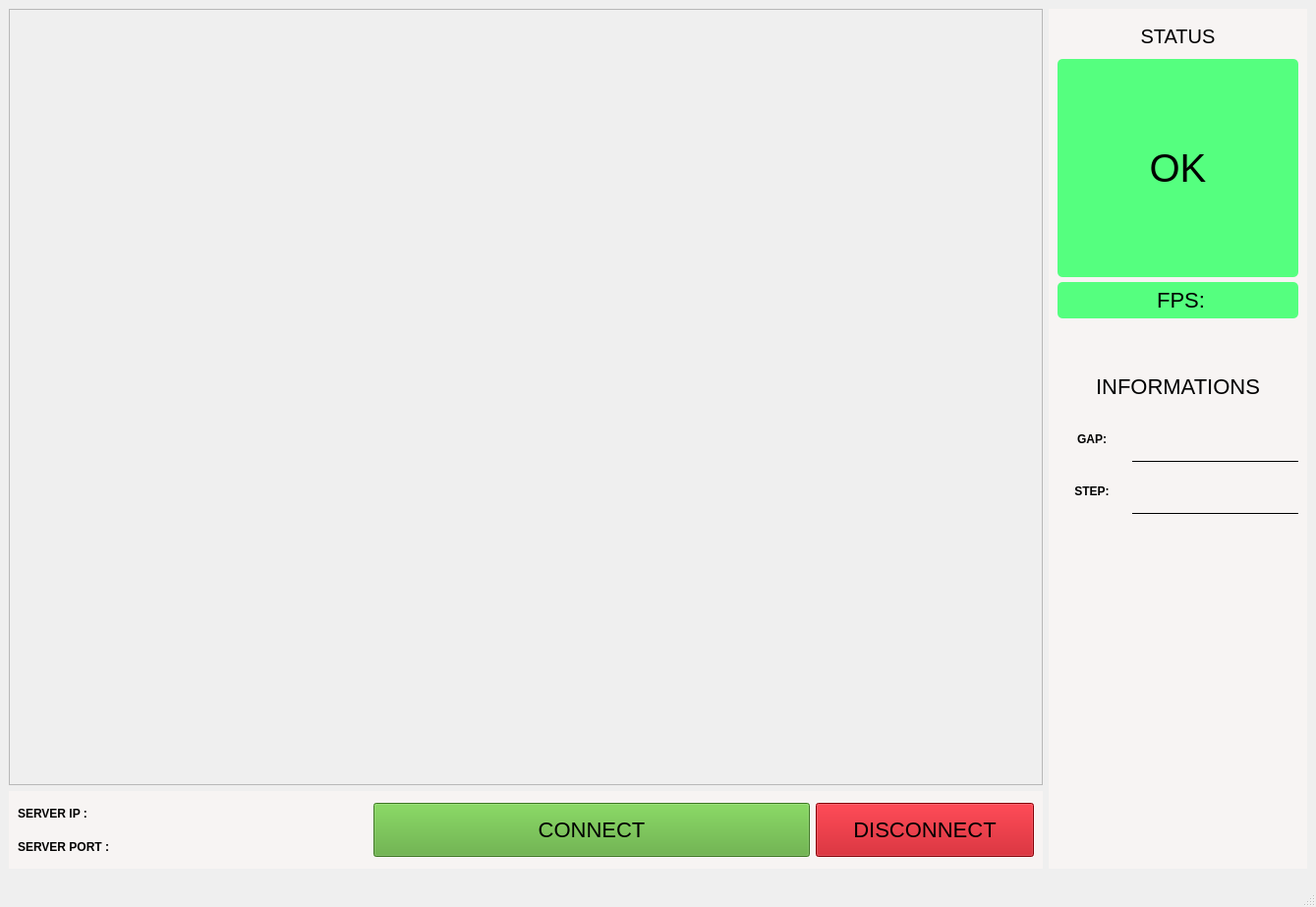
<?xml version="1.0" encoding="UTF-8"?>
<ui version="4.0">
 <class>MainWindow</class>
 <widget class="QMainWindow" name="MainWindow">
  <property name="geometry">
   <rect>
    <x>0</x>
    <y>0</y>
    <width>1339</width>
    <height>923</height>
   </rect>
  </property>
  <property name="windowTitle">
   <string>MainWindow</string>
  </property>
  <property name="styleSheet">
   <string notr="true">font-size: 22px;</string>
  </property>
  <widget class="QWidget" name="centralwidget">
   <layout class="QGridLayout" name="gridLayout_3">
    <item row="0" column="0">
     <layout class="QGridLayout" name="gridLayout_2" rowstretch="10,1" columnstretch="8,2">
      <item row="0" column="0">
       <layout class="QVBoxLayout" name="verticalLayout">
        <item>
         <widget class="QFrame" name="frame">
          <property name="frameShape">
           <enum>QFrame::StyledPanel</enum>
          </property>
          <property name="frameShadow">
           <enum>QFrame::Raised</enum>
          </property>
         </widget>
        </item>
       </layout>
      </item>
      <item row="0" column="1" rowspan="2">
       <widget class="QWidget" name="widget" native="true">
        <property name="styleSheet">
         <string notr="true">background-color: #f7f4f3</string>
        </property>
        <layout class="QHBoxLayout" name="horizontalLayout_3">
         <item>
          <layout class="QVBoxLayout" name="verticalLayout_2" stretch="4,0,2,0,0">
           <item>
            <layout class="QVBoxLayout" name="verticalLayout_6" stretch="2,12,2">
             <property name="spacing">
              <number>5</number>
             </property>
             <item>
              <widget class="QLabel" name="label_50">
               <property name="styleSheet">
                <string notr="true">font-weight: bold; font: 20px;</string>
               </property>
               <property name="text">
                <string>STATUS</string>
               </property>
               <property name="alignment">
                <set>Qt::AlignCenter</set>
               </property>
              </widget>
             </item>
             <item>
              <widget class="QLabel" name="label_45">
               <property name="minimumSize">
                <size>
                 <width>0</width>
                 <height>200</height>
                </size>
               </property>
               <property name="styleSheet">
                <string notr="true">background-color: rgb(85, 255, 127);
font-size: 40px;
border-radius: 5px;
</string>
               </property>
               <property name="frameShadow">
                <enum>QFrame::Plain</enum>
               </property>
               <property name="text">
                <string>OK</string>
               </property>
               <property name="alignment">
                <set>Qt::AlignCenter</set>
               </property>
              </widget>
             </item>
             <item>
              <widget class="QLabel" name="label_53">
               <property name="sizePolicy">
                <sizepolicy hsizetype="Preferred" vsizetype="Preferred">
                 <horstretch>0</horstretch>
                 <verstretch>0</verstretch>
                </sizepolicy>
               </property>
               <property name="layoutDirection">
                <enum>Qt::LeftToRight</enum>
               </property>
               <property name="styleSheet">
                <string notr="true">background-color: rgb(85, 255, 127);
font-size: 22px;
border-radius: 5px;
qproperty-alignment: 'AlignCenter';
</string>
               </property>
               <property name="text">
                <string> FPS:</string>
               </property>
               <property name="alignment">
                <set>Qt::AlignCenter</set>
               </property>
              </widget>
             </item>
            </layout>
           </item>
           <item>
            <spacer name="verticalSpacer">
             <property name="orientation">
              <enum>Qt::Vertical</enum>
             </property>
             <property name="sizeType">
              <enum>QSizePolicy::Maximum</enum>
             </property>
             <property name="sizeHint" stdset="0">
              <size>
               <width>20</width>
               <height>40</height>
              </size>
             </property>
            </spacer>
           </item>
           <item>
            <layout class="QGridLayout" name="gridLayout_6" rowstretch="1,1,1,0">
             <item row="2" column="1">
              <widget class="QLabel" name="label_7">
               <property name="sizePolicy">
                <sizepolicy hsizetype="Minimum" vsizetype="Preferred">
                 <horstretch>0</horstretch>
                 <verstretch>0</verstretch>
                </sizepolicy>
               </property>
               <property name="styleSheet">
                <string notr="true">font: 12px; border-bottom-width: 1px; border-bottom-style: solid</string>
               </property>
               <property name="text">
                <string/>
               </property>
               <property name="alignment">
                <set>Qt::AlignCenter</set>
               </property>
              </widget>
             </item>
             <item row="2" column="0">
              <widget class="QLabel" name="label_3">
               <property name="styleSheet">
                <string notr="true">font: 12px; font-weight:bold; </string>
               </property>
               <property name="text">
                <string>STEP:</string>
               </property>
               <property name="alignment">
                <set>Qt::AlignCenter</set>
               </property>
              </widget>
             </item>
             <item row="1" column="1">
              <widget class="QLabel" name="label_6">
               <property name="enabled">
                <bool>true</bool>
               </property>
               <property name="styleSheet">
                <string notr="true">font: 12px; border-bottom-width: 1px; border-bottom-style: solid</string>
               </property>
               <property name="frameShadow">
                <enum>QFrame::Plain</enum>
               </property>
               <property name="text">
                <string/>
               </property>
               <property name="alignment">
                <set>Qt::AlignCenter</set>
               </property>
              </widget>
             </item>
             <item row="0" column="0" colspan="2">
              <widget class="QLabel" name="label_4">
               <property name="styleSheet">
                <string notr="true">font-size: 22px</string>
               </property>
               <property name="text">
                <string>INFORMATIONS</string>
               </property>
               <property name="alignment">
                <set>Qt::AlignCenter</set>
               </property>
              </widget>
             </item>
             <item row="1" column="0">
              <widget class="QLabel" name="label_9">
               <property name="sizePolicy">
                <sizepolicy hsizetype="Ignored" vsizetype="Ignored">
                 <horstretch>0</horstretch>
                 <verstretch>0</verstretch>
                </sizepolicy>
               </property>
               <property name="minimumSize">
                <size>
                 <width>70</width>
                 <height>0</height>
                </size>
               </property>
               <property name="maximumSize">
                <size>
                 <width>70</width>
                 <height>70</height>
                </size>
               </property>
               <property name="styleSheet">
                <string notr="true">font: 12px; font-weight:bold; </string>
               </property>
               <property name="text">
                <string>GAP:</string>
               </property>
               <property name="alignment">
                <set>Qt::AlignCenter</set>
               </property>
              </widget>
             </item>
            </layout>
           </item>
           <item>
            <spacer name="verticalSpacer_2">
             <property name="orientation">
              <enum>Qt::Vertical</enum>
             </property>
             <property name="sizeType">
              <enum>QSizePolicy::Minimum</enum>
             </property>
             <property name="sizeHint" stdset="0">
              <size>
               <width>20</width>
               <height>40</height>
              </size>
             </property>
            </spacer>
           </item>
           <item>
            <layout class="QGridLayout" name="gridLayout">
             <item row="0" column="0">
              <spacer name="horizontalSpacer_2">
               <property name="orientation">
                <enum>Qt::Horizontal</enum>
               </property>
               <property name="sizeType">
                <enum>QSizePolicy::Maximum</enum>
               </property>
               <property name="sizeHint" stdset="0">
                <size>
                 <width>40</width>
                 <height>20</height>
                </size>
               </property>
              </spacer>
             </item>
             <item row="1" column="0">
              <spacer name="horizontalSpacer">
               <property name="orientation">
                <enum>Qt::Horizontal</enum>
               </property>
               <property name="sizeType">
                <enum>QSizePolicy::Maximum</enum>
               </property>
               <property name="sizeHint" stdset="0">
                <size>
                 <width>40</width>
                 <height>20</height>
                </size>
               </property>
              </spacer>
             </item>
             <item row="0" column="2">
              <widget class="QLabel" name="label">
               <property name="minimumSize">
                <size>
                 <width>150</width>
                 <height>150</height>
                </size>
               </property>
               <property name="styleSheet">
                <string notr="true">image: url(:/spechtLab Logo/logo-main.png);</string>
               </property>
               <property name="text">
                <string/>
               </property>
              </widget>
             </item>
             <item row="1" column="2">
              <widget class="QLabel" name="label_2">
               <property name="enabled">
                <bool>true</bool>
               </property>
               <property name="sizePolicy">
                <sizepolicy hsizetype="Preferred" vsizetype="Preferred">
                 <horstretch>0</horstretch>
                 <verstretch>0</verstretch>
                </sizepolicy>
               </property>
               <property name="minimumSize">
                <size>
                 <width>100</width>
                 <height>150</height>
                </size>
               </property>
               <property name="maximumSize">
                <size>
                 <width>123123</width>
                 <height>123213</height>
                </size>
               </property>
               <property name="styleSheet">
                <string notr="true">image: url(:/vestel/vestel_logo.png);</string>
               </property>
               <property name="text">
                <string/>
               </property>
              </widget>
             </item>
             <item row="0" column="3">
              <spacer name="horizontalSpacer_3">
               <property name="orientation">
                <enum>Qt::Horizontal</enum>
               </property>
               <property name="sizeType">
                <enum>QSizePolicy::Maximum</enum>
               </property>
               <property name="sizeHint" stdset="0">
                <size>
                 <width>40</width>
                 <height>20</height>
                </size>
               </property>
              </spacer>
             </item>
             <item row="1" column="3">
              <spacer name="horizontalSpacer_4">
               <property name="orientation">
                <enum>Qt::Horizontal</enum>
               </property>
               <property name="sizeType">
                <enum>QSizePolicy::Maximum</enum>
               </property>
               <property name="sizeHint" stdset="0">
                <size>
                 <width>40</width>
                 <height>20</height>
                </size>
               </property>
              </spacer>
             </item>
            </layout>
           </item>
          </layout>
         </item>
        </layout>
       </widget>
      </item>
      <item row="1" column="0">
       <widget class="QWidget" name="widget_2" native="true">
        <property name="styleSheet">
         <string notr="true">background-color: #f7f4f3</string>
        </property>
        <layout class="QHBoxLayout" name="horizontalLayout_4">
         <item>
          <layout class="QHBoxLayout" name="horizontalLayout_2">
           <item>
            <layout class="QGridLayout" name="gridLayout_8" rowstretch="0,0" columnstretch="5,0,0">
             <item row="0" column="1">
              <widget class="QLabel" name="label_42">
               <property name="minimumSize">
                <size>
                 <width>250</width>
                 <height>0</height>
                </size>
               </property>
               <property name="maximumSize">
                <size>
                 <width>100</width>
                 <height>16777215</height>
                </size>
               </property>
               <property name="styleSheet">
                <string notr="true">font: 12px; </string>
               </property>
               <property name="frameShadow">
                <enum>QFrame::Plain</enum>
               </property>
               <property name="text">
                <string/>
               </property>
               <property name="alignment">
                <set>Qt::AlignCenter</set>
               </property>
              </widget>
             </item>
             <item row="1" column="0">
              <widget class="QLabel" name="label_40">
               <property name="maximumSize">
                <size>
                 <width>100</width>
                 <height>16777215</height>
                </size>
               </property>
               <property name="styleSheet">
                <string notr="true">font: 12px; font-weight:bold; </string>
               </property>
               <property name="text">
                <string>SERVER PORT :</string>
               </property>
               <property name="alignment">
                <set>Qt::AlignLeading|Qt::AlignLeft|Qt::AlignVCenter</set>
               </property>
              </widget>
             </item>
             <item row="1" column="1">
              <widget class="QLabel" name="label_41">
               <property name="minimumSize">
                <size>
                 <width>250</width>
                 <height>0</height>
                </size>
               </property>
               <property name="styleSheet">
                <string notr="true">font: 12px; </string>
               </property>
               <property name="text">
                <string/>
               </property>
               <property name="alignment">
                <set>Qt::AlignCenter</set>
               </property>
              </widget>
             </item>
             <item row="0" column="0">
              <widget class="QLabel" name="label_43">
               <property name="sizePolicy">
                <sizepolicy hsizetype="Preferred" vsizetype="Preferred">
                 <horstretch>0</horstretch>
                 <verstretch>0</verstretch>
                </sizepolicy>
               </property>
               <property name="minimumSize">
                <size>
                 <width>0</width>
                 <height>0</height>
                </size>
               </property>
               <property name="maximumSize">
                <size>
                 <width>100</width>
                 <height>16777215</height>
                </size>
               </property>
               <property name="styleSheet">
                <string notr="true">font: 12px; font-weight:bold; </string>
               </property>
               <property name="text">
                <string>SERVER IP :</string>
               </property>
               <property name="alignment">
                <set>Qt::AlignLeading|Qt::AlignLeft|Qt::AlignVCenter</set>
               </property>
              </widget>
             </item>
             <item row="0" column="2" rowspan="2">
              <layout class="QHBoxLayout" name="horizontalLayout" stretch="2,1">
               <item>
                <widget class="QPushButton" name="pushButton_5">
                 <property name="maximumSize">
                  <size>
                   <width>16777215</width>
                   <height>55</height>
                  </size>
                 </property>
                 <property name="styleSheet">
                  <string notr="true">background-color: #55a630;
</string>
                 </property>
                 <property name="text">
                  <string>CONNECT</string>
                 </property>
                </widget>
               </item>
               <item>
                <widget class="QPushButton" name="pushButton_6">
                 <property name="maximumSize">
                  <size>
                   <width>16777215</width>
                   <height>55</height>
                  </size>
                 </property>
                 <property name="styleSheet">
                  <string notr="true">background-color: #bb010b;</string>
                 </property>
                 <property name="text">
                  <string>DISCONNECT</string>
                 </property>
                </widget>
               </item>
              </layout>
             </item>
            </layout>
           </item>
          </layout>
         </item>
        </layout>
       </widget>
      </item>
     </layout>
    </item>
   </layout>
  </widget>
  <widget class="QMenuBar" name="menubar">
   <property name="geometry">
    <rect>
     <x>0</x>
     <y>0</y>
     <width>1339</width>
     <height>36</height>
    </rect>
   </property>
  </widget>
  <widget class="QStatusBar" name="statusbar"/>
 </widget>
 <resources>
  <include location="logo.qrc"/>
 </resources>
 <connections/>
</ui>
